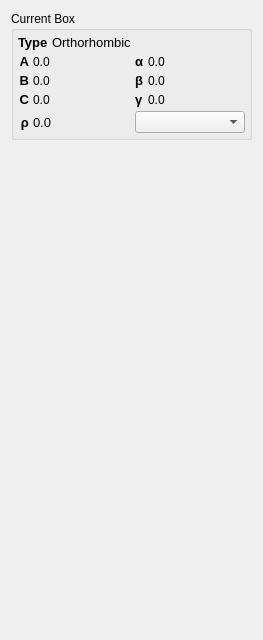
         <widget class="QWidget" name="BoxPage">
          <property name="geometry">
           <rect>
            <x>0</x>
            <y>0</y>
            <width>263</width>
            <height>640</height>
           </rect>
          </property>
          <property name="sizePolicy">
           <sizepolicy hsizetype="Minimum" vsizetype="Expanding">
            <horstretch>0</horstretch>
            <verstretch>0</verstretch>
           </sizepolicy>
          </property>
          <attribute name="label">
           <string>Box</string>
          </attribute>
          <layout class="QVBoxLayout" name="verticalLayout_21">
           <item>
            <widget class="QWidget" name="BoxWidget" native="true">
             <property name="sizePolicy">
              <sizepolicy hsizetype="Minimum" vsizetype="Expanding">
               <horstretch>0</horstretch>
               <verstretch>0</verstretch>
              </sizepolicy>
             </property>
             <layout class="QVBoxLayout" name="verticalLayout_9">
              <property name="spacing">
               <number>0</number>
              </property>
              <property name="leftMargin">
               <number>0</number>
              </property>
              <property name="topMargin">
               <number>0</number>
              </property>
              <property name="rightMargin">
               <number>0</number>
              </property>
              <property name="bottomMargin">
               <number>0</number>
              </property>
              <item>
               <widget class="QGroupBox" name="CurrentBoxGroup">
                <property name="sizePolicy">
                 <sizepolicy hsizetype="Minimum" vsizetype="Minimum">
                  <horstretch>0</horstretch>
                  <verstretch>0</verstretch>
                 </sizepolicy>
                </property>
                <property name="title">
                 <string>Current Box</string>
                </property>
                <layout class="QGridLayout" name="gridLayout_2">
                 <property name="leftMargin">
                  <number>4</number>
                 </property>
                 <property name="topMargin">
                  <number>4</number>
                 </property>
                 <property name="rightMargin">
                  <number>4</number>
                 </property>
                 <property name="bottomMargin">
                  <number>4</number>
                 </property>
                 <property name="spacing">
                  <number>4</number>
                 </property>
                 <item row="0" column="1">
                  <widget class="QLabel" name="CurrentBoxTypeLabel">
                   <property name="sizePolicy">
                    <sizepolicy hsizetype="Expanding" vsizetype="Preferred">
                     <horstretch>0</horstretch>
                     <verstretch>0</verstretch>
                    </sizepolicy>
                   </property>
                   <property name="font">
                    <font>
                     <pointsize>10</pointsize>
                     <weight>50</weight>
                     <bold>false</bold>
                    </font>
                   </property>
                   <property name="text">
                    <string>Orthorhombic</string>
                   </property>
                   <property name="alignment">
                    <set>Qt::AlignLeading|Qt::AlignLeft|Qt::AlignVCenter</set>
                   </property>
                  </widget>
                 </item>
                 <item row="0" column="0">
                  <widget class="QLabel" name="label_2">
                   <property name="sizePolicy">
                    <sizepolicy hsizetype="Minimum" vsizetype="Preferred">
                     <horstretch>0</horstretch>
                     <verstretch>0</verstretch>
                    </sizepolicy>
                   </property>
                   <property name="font">
                    <font>
                     <pointsize>10</pointsize>
                     <weight>75</weight>
                     <bold>true</bold>
                    </font>
                   </property>
                   <property name="text">
                    <string>Type</string>
                   </property>
                  </widget>
                 </item>
                 <item row="1" column="0" colspan="2">
                  <layout class="QGridLayout" name="gridLayout">
                   <item row="0" column="0">
                    <widget class="QLabel" name="label">
                     <property name="sizePolicy">
                      <sizepolicy hsizetype="Minimum" vsizetype="Preferred">
                       <horstretch>0</horstretch>
                       <verstretch>0</verstretch>
                      </sizepolicy>
                     </property>
                     <property name="font">
                      <font>
                       <pointsize>10</pointsize>
                       <weight>75</weight>
                       <bold>true</bold>
                      </font>
                     </property>
                     <property name="text">
                      <string>A</string>
                     </property>
                     <property name="alignment">
                      <set>Qt::AlignRight|Qt::AlignTrailing|Qt::AlignVCenter</set>
                     </property>
                    </widget>
                   </item>
                   <item row="1" column="2">
                    <widget class="QLabel" name="label_7">
                     <property name="sizePolicy">
                      <sizepolicy hsizetype="Minimum" vsizetype="Preferred">
                       <horstretch>0</horstretch>
                       <verstretch>0</verstretch>
                      </sizepolicy>
                     </property>
                     <property name="font">
                      <font>
                       <pointsize>10</pointsize>
                       <weight>75</weight>
                       <bold>true</bold>
                      </font>
                     </property>
                     <property name="text">
                      <string>β</string>
                     </property>
                    </widget>
                   </item>
                   <item row="1" column="3">
                    <widget class="QLabel" name="CurrentBoxBetaLabel">
                     <property name="sizePolicy">
                      <sizepolicy hsizetype="Expanding" vsizetype="Preferred">
                       <horstretch>0</horstretch>
                       <verstretch>0</verstretch>
                      </sizepolicy>
                     </property>
                     <property name="text">
                      <string>0.0</string>
                     </property>
                    </widget>
                   </item>
                   <item row="3" column="1">
                    <widget class="QLabel" name="DensityUnitsLabel">
                     <property name="sizePolicy">
                      <sizepolicy hsizetype="Expanding" vsizetype="Preferred">
                       <horstretch>0</horstretch>
                       <verstretch>0</verstretch>
                      </sizepolicy>
                     </property>
                     <property name="font">
                      <font>
                       <pointsize>10</pointsize>
                       <weight>50</weight>
                       <bold>false</bold>
                      </font>
                     </property>
                     <property name="text">
                      <string>0.0</string>
                     </property>
                     <property name="alignment">
                      <set>Qt::AlignLeading|Qt::AlignLeft|Qt::AlignVCenter</set>
                     </property>
                    </widget>
                   </item>
                   <item row="3" column="0">
                    <widget class="QLabel" name="label_3">
                     <property name="sizePolicy">
                      <sizepolicy hsizetype="Minimum" vsizetype="Preferred">
                       <horstretch>0</horstretch>
                       <verstretch>0</verstretch>
                      </sizepolicy>
                     </property>
                     <property name="font">
                      <font>
                       <pointsize>10</pointsize>
                       <weight>75</weight>
                       <bold>true</bold>
                      </font>
                     </property>
                     <property name="text">
                      <string>ρ</string>
                     </property>
                     <property name="alignment">
                      <set>Qt::AlignRight|Qt::AlignTrailing|Qt::AlignVCenter</set>
                     </property>
                    </widget>
                   </item>
                   <item row="0" column="1">
                    <widget class="QLabel" name="CurrentBoxALabel">
                     <property name="sizePolicy">
                      <sizepolicy hsizetype="Expanding" vsizetype="Preferred">
                       <horstretch>0</horstretch>
                       <verstretch>0</verstretch>
                      </sizepolicy>
                     </property>
                     <property name="text">
                      <string>0.0</string>
                     </property>
                    </widget>
                   </item>
                   <item row="2" column="1">
                    <widget class="QLabel" name="CurrentBoxCLabel">
                     <property name="sizePolicy">
                      <sizepolicy hsizetype="Expanding" vsizetype="Preferred">
                       <horstretch>0</horstretch>
                       <verstretch>0</verstretch>
                      </sizepolicy>
                     </property>
                     <property name="text">
                      <string>0.0</string>
                     </property>
                    </widget>
                   </item>
                   <item row="1" column="1">
                    <widget class="QLabel" name="CurrentBoxBLabel">
                     <property name="sizePolicy">
                      <sizepolicy hsizetype="Expanding" vsizetype="Preferred">
                       <horstretch>0</horstretch>
                       <verstretch>0</verstretch>
                      </sizepolicy>
                     </property>
                     <property name="text">
                      <string>0.0</string>
                     </property>
                    </widget>
                   </item>
                   <item row="2" column="2">
                    <widget class="QLabel" name="label_8">
                     <property name="sizePolicy">
                      <sizepolicy hsizetype="Minimum" vsizetype="Preferred">
                       <horstretch>0</horstretch>
                       <verstretch>0</verstretch>
                      </sizepolicy>
                     </property>
                     <property name="font">
                      <font>
                       <pointsize>10</pointsize>
                       <weight>75</weight>
                       <bold>true</bold>
                      </font>
                     </property>
                     <property name="text">
                      <string>γ</string>
                     </property>
                    </widget>
                   </item>
                   <item row="2" column="0">
                    <widget class="QLabel" name="label_5">
                     <property name="sizePolicy">
                      <sizepolicy hsizetype="Minimum" vsizetype="Preferred">
                       <horstretch>0</horstretch>
                       <verstretch>0</verstretch>
                      </sizepolicy>
                     </property>
                     <property name="font">
                      <font>
                       <pointsize>10</pointsize>
                       <weight>75</weight>
                       <bold>true</bold>
                      </font>
                     </property>
                     <property name="text">
                      <string>C</string>
                     </property>
                     <property name="alignment">
                      <set>Qt::AlignRight|Qt::AlignTrailing|Qt::AlignVCenter</set>
                     </property>
                    </widget>
                   </item>
                   <item row="3" column="2" colspan="2">
                    <widget class="QComboBox" name="DensityUnitsCombo">
                     <property name="sizePolicy">
                      <sizepolicy hsizetype="Minimum" vsizetype="Fixed">
                       <horstretch>0</horstretch>
                       <verstretch>0</verstretch>
                      </sizepolicy>
                     </property>
                    </widget>
                   </item>
                   <item row="0" column="2">
                    <widget class="QLabel" name="label_6">
                     <property name="sizePolicy">
                      <sizepolicy hsizetype="Minimum" vsizetype="Preferred">
                       <horstretch>0</horstretch>
                       <verstretch>0</verstretch>
                      </sizepolicy>
                     </property>
                     <property name="font">
                      <font>
                       <pointsize>10</pointsize>
                       <weight>75</weight>
                       <bold>true</bold>
                      </font>
                     </property>
                     <property name="text">
                      <string>α</string>
                     </property>
                    </widget>
                   </item>
                   <item row="0" column="3">
                    <widget class="QLabel" name="CurrentBoxAlphaLabel">
                     <property name="sizePolicy">
                      <sizepolicy hsizetype="Expanding" vsizetype="Preferred">
                       <horstretch>0</horstretch>
                       <verstretch>0</verstretch>
                      </sizepolicy>
                     </property>
                     <property name="text">
                      <string>0.0</string>
                     </property>
                    </widget>
                   </item>
                   <item row="2" column="3">
                    <widget class="QLabel" name="CurrentBoxGammaLabel">
                     <property name="sizePolicy">
                      <sizepolicy hsizetype="Expanding" vsizetype="Preferred">
                       <horstretch>0</horstretch>
                       <verstretch>0</verstretch>
                      </sizepolicy>
                     </property>
                     <property name="text">
                      <string>0.0</string>
                     </property>
                    </widget>
                   </item>
                   <item row="1" column="0">
                    <widget class="QLabel" name="label_4">
                     <property name="sizePolicy">
                      <sizepolicy hsizetype="Minimum" vsizetype="Preferred">
                       <horstretch>0</horstretch>
                       <verstretch>0</verstretch>
                      </sizepolicy>
                     </property>
                     <property name="font">
                      <font>
                       <pointsize>10</pointsize>
                       <weight>75</weight>
                       <bold>true</bold>
                      </font>
                     </property>
                     <property name="text">
                      <string>B</string>
                     </property>
                     <property name="alignment">
                      <set>Qt::AlignRight|Qt::AlignTrailing|Qt::AlignVCenter</set>
                     </property>
                    </widget>
                   </item>
                  </layout>
                 </item>
                </layout>
               </widget>
              </item>
              <item>
               <spacer name="verticalSpacer_2">
                <property name="orientation">
                 <enum>Qt::Vertical</enum>
                </property>
                <property name="sizeHint" stdset="0">
                 <size>
                  <width>20</width>
                  <height>590</height>
                 </size>
                </property>
               </spacer>
              </item>
             </layout>
            </widget>
           </item>
          </layout>
         </widget>
